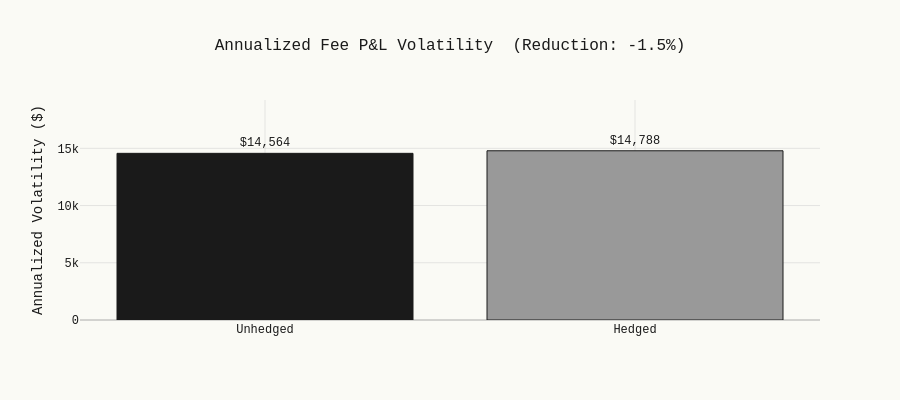

Here is the notebook cell this chart was saved with:
### Code cell
# ── Variance reduction bar chart ───────────────────────────────
labels = ["Unhedged", "Hedged"]
values = [vol_unhedged, vol_hedged]

fig = go.Figure()

fig.add_trace(go.Bar(
    x=labels, y=values,
    marker=dict(color=["#1a1a1a", "#999999"],
                line=dict(color="#1a1a1a", width=1)),
    text=[f"${v:,.0f}" for v in values],
    textposition="outside",
    textfont=dict(family="Courier New, monospace", size=12)
))

fig.update_layout(
    title=f"Annualized Fee P&L Volatility  (Reduction: {1 - vol_hedged/vol_unhedged:.1%})",
    yaxis_title="Annualized Volatility ($)",
    height=400,
    showlegend=False,
    yaxis=dict(range=[0, max(values) * 1.3])
)

fig.show()

### Figure 1 — Plotly figure (JSON) as saved in the notebook; plotly's stock layout.template omitted (floating-point values rounded to 4 significant figures)
{"data": [{"marker": {"color": ["#1a1a1a", "#999999"], "line": {"color": "#1a1a1a", "width": 1}}, "text": ["$14,564", "$14,788"], "textfont": {"family": "Courier New, monospace", "size": 12}, "textposition": "outside", "type": "bar", "x": ["Unhedged", "Hedged"], "y": [14560.0, 14790.0]}], "layout": {"height": 400, "showlegend": false, "title": {"text": "Annualized Fee P&L Volatility  (Reduction: -1.5%)"}, "yaxis": {"range": [0, 19220.0], "title": {"text": "Annualized Volatility ($)"}}}}
